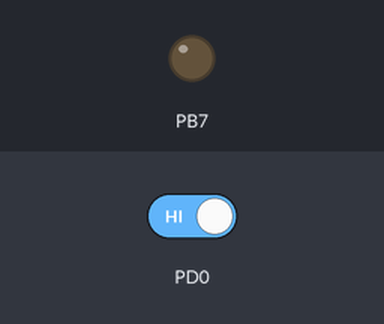
Bench run of a program on a simulated ATmega2560, built with avr-gcc and emulated at 16 MHz. Parts: output pins drawn as LEDs (lit = HIGH). The test bench sets the inputs (shaded band); at power-on: PD0 HIGH. Pins used as bus, display or sensor lines are not drawn.

Above: at 1.2 s.
1.3 s: PD0 driven LOW
At 2.2 s:
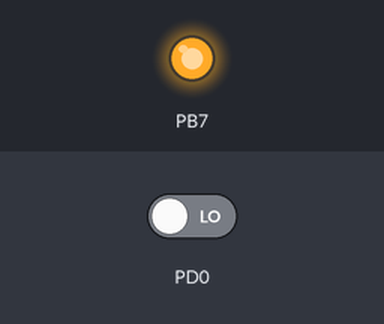
Timing chart, 0 to 4.3 s (numbered marks = the images above; inputs shaded):
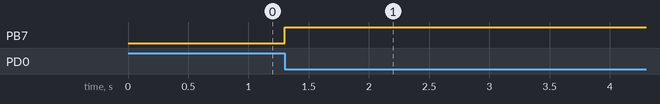

Measured:
- after the input at 1.3 s, PB7: LOW → HIGH at once

The program:

main.c
```c
#define MAIN_ROUTINE 0
#define TEST1 1
#define PROGRAM_ROUTINE TEST1

#include "dc_motor.h"
#include "utils.h"

void InitAll(void);
uint8_t angle;

int main(void){
	InitAll();
	EICRA=(1<<ISC01);
	EIMSK=(1<<INT0);
	//íàñòðîéêà ôîðìû ñèãíàëà
	sei();

	while (1)
	{
		DcMotGo(angle);
	}
}

void InitAll(void){
	//UartInit();
	//I2cInit();
	//ExpInit(EXP_DEF_ADDR);
	//AdcInit();
	DcMotInit();
	DDRB|=(1<<7);
	//StMotInit();
	//StMotGo(0);
	//_delay_ms(100);
	//sei();
}

ISR (INT0_vect)
{
	PORTB^=(1<<7);
	angle+=1;
}

// Îïðåäåëåíèå ñêîðîñòè ïî âíåøíèì ïðåðûâàíèÿì

// uint16_t speed = 0, dc_mot_enc_count = 0;

//void IntDcMotEcoderInit(void){
	//EICRA=(1<<ISC00);
	//EIMSK=(1<<INT0);
//}

//uint16_t GetSpeed(void){
//return(speed);
//}

//ISR(INT0_vect){
//dc_mot_enc_count++;
//}

//ISR(TIMER0_OVF_vect){ //isr executes every 8 ms
//if(tim2_count<25) tim2_count++; //every 200 ms
//else{
// speed = dc_mot_enc_count / something;
// dc_mot_enc_count = 0;
//}
//tim2_count=0;
//}
//}
```

dc_motor.c
```c
#include "dc_motor.h"
#include <avr/io.h>

//uint16_t tim2_count=0, dc_mot_enc_count, enc_result;
uint16_t tim2_count=0, dc_mot_enc_count[4]={0,0,0,0}, enc_result[4]={0,0,0,0};
uint8_t prev_state=0, current_state=0;

void Tim2DcMotInit(void){
	//âûâîä PH6(OC2B), PB4(OC2A)   ØÈÌ, âûâîä PH4 - íàïðàâëåíèå
	TCCR2A |= (1<<COM2A1);
	TCCR2A |= (1<<COM2B1);
	//âûâîä PH3(OC4A), PH5(OC4C)   ØÈÌ
	TCCR4A |= (1<<COM4A1);
	TCCR4A |= (1<<COM4C1);
	/* TIMER2 - íàñòðîéêà òàéìåðà: áûñòðûé ØÈÌ,
	íåèíâåðòèðîâàííûé ðåæèì, ïðåääåëèòåëü íà 1 */
	TCCR2A |= (1<<WGM20) | (1<<WGM21);
	TCCR2B |= (1<<CS20);
	/* TIMER4 - íàñòðîéêà òàéìåðà: áûñòðûé ØÈÌ,
	íåèíâåðòèðîâàííûé ðåæèì, 8 bit, TOP = 0xFF, ïðåääåëèòåëü íà 1*/
	TCCR4A |= (1 << WGM40);
	TCCR4B |= (1 << WGM42);
	TCCR4B |= (1<<CS40);
}

void DcMotInit(void){
	Tim2DcMotInit();
	IntDcMotEcoderInit();
	//DC_MOT1_SPEED_DDR|=(1<<DC_MOT1_SPEED_DDR_PIN);
	DC_MOT2_SPEED_DDR|=(1<<DC_MOT2_SPEED_DDR_PIN);
	DC_MOT3_SPEED_DDR|=(1<<DC_MOT3_SPEED_DDR_PIN);
	DC_MOT4_SPEED_DDR|=(1<<DC_MOT4_SPEED_DDR_PIN);

	DC_MOT_DIR_DDR|=(1<<DC_MOT_DIR_DDR_PIN);
}


void DcMotGo(float speed){
	if(speed>=0) DC_MOT_FOR;
	else DC_MOT_REV;
	OCR2A = (uint8_t)((abs(speed)*255)/100);
	OCR2B = (uint8_t)((abs(speed)*255)/100);
	OCR4A = (uint8_t)((abs(speed)*255)/100);
	OCR4C = (uint8_t)((abs(speed)*255)/100);
}

uint16_t* GetSpeed(void){
	return(enc_result);
}

//--------------legacy

//ISR(TIMER0_OVF_vect){ //isr executes every 8 ms
	//if(tim2_count<25) tim2_count++; //every 200 ms
	//else{
		//for(uint8_t i=0; i<4; i++){
			//enc_result[i]=(dc_mot_enc_count[i]*5*60)/220; //rev per minute
			//dc_mot_enc_count[i]=0;
		//}
		//tim2_count=0;
	//}
//}
//
//ISR(PCINT2_vect){
	//current_state=PIND;
	//if((prev_state&(1<<4))^(current_state&(1<<4))) dc_mot_enc_count[0]++;
	//if((prev_state&(1<<5))^(current_state&(1<<5))) dc_mot_enc_count[1]++;
	//if((prev_state&(1<<6))^(current_state&(1<<6))) dc_mot_enc_count[2]++;
	//if((prev_state&(1<<7))^(current_state&(1<<7))) dc_mot_enc_count[3]++;
	//prev_state=current_state;
//}

void IntDcMotEcoderInit(void){
	//PCICR=(1<<PCIE2);
	//PCMSK2=(1<<PCINT20)|(1<<PCINT21)|(1<<PCINT22)|(1<<PCINT23);
}


//uint16_t GetSpeed(void){
//return((enc_result*10*60)/220);
//}

//void SetSpeed(uint16_t dc_mot_enc_count){
//enc_result=dc_mot_enc_count;
//}

//ISR(TIMER2_OVF_vect){ //isr executes every 8 ms
//if(tim2_count<12) tim2_count++; //every 100 ms
//else{
//SetSpeed(dc_mot_enc_count);
//dc_mot_enc_count=0;
//tim2_count=0;
//}
//}


// Îïðåäåëåíèå ñêîðîñòè ïî âíåøíèì ïðåðûâàíèÿì

// uint16_t speed = 0, dc_mot_enc_count = 0;

//void IntDcMotEcoderInit(void){
//EICRA=(1<<ISC00);
//EIMSK=(1<<INT0);
//}

//uint16_t GetSpeed(void){
//return(speed);
//}

//ISR(INT0_vect){
//dc_mot_enc_count++;
//}

//ISR(TIMER0_OVF_vect){ //isr executes every 8 ms
//if(tim2_count<25) tim2_count++; //every 200 ms
//else{
// speed = dc_mot_enc_count / something;
// dc_mot_enc_count = 0;
//}
//tim2_count=0;
//}
//}
```

dc_motor.h
```c
#ifndef DC_MOTOR_H_
#define DC_MOTOR_H_

//#include "gpio_expander.h"
#include "utils.h"

//MOTOR 1
#define DC_MOT1_SPEED_DDR DDRH
#define DC_MOT1_SPEED_PORT PORTH
#define DC_MOT1_SPEED_DDR_PIN PH5
#define DC_MOT1_SPEED_PORT_PIN PORTH5

//MOTOR 2
#define DC_MOT2_SPEED_DDR DDRH
#define DC_MOT2_SPEED_PORT PORTH
#define DC_MOT2_SPEED_DDR_PIN PH3
#define DC_MOT2_SPEED_PORT_PIN PORTH3

//MOTOR 3
#define DC_MOT3_SPEED_DDR DDRB
#define DC_MOT3_SPEED_PORT PORTB
#define DC_MOT3_SPEED_DDR_PIN DDB4
#define DC_MOT3_SPEED_PORT_PIN PORTB4

//MOTOR 4
#define DC_MOT4_SPEED_DDR DDRH
#define DC_MOT4_SPEED_PORT PORTH
#define DC_MOT4_SPEED_DDR_PIN PH6
#define DC_MOT4_SPEED_PORT_PIN PORTH6

//DIRECTION
#define DC_MOT_DIR_DDR DDRH
#define DC_MOT_DIR_PORT PORTH
#define DC_MOT_DIR_DDR_PIN PH4
#define DC_MOT_DIR_PORT_PIN PORTH4

#define MOVE_FOR 1
#define MOVE_REV 0
#define DC_MOT_REV DC_MOT_DIR_PORT|=(1<<DC_MOT_DIR_PORT_PIN)
#define DC_MOT_FOR DC_MOT_DIR_PORT&=~(1<<DC_MOT_DIR_PORT_PIN)

void Tim2DcMotInit(void);
void DcMotInit(void);
void IntDcMotEcoderInit(void); //110 points per 1 rev
void DcMotGo(float speed);
uint16_t* GetSpeed(void);
void SetSpeed(uint16_t dc_mot_enc_count, uint8_t i);
//uint16_t GetSpeed(void);
//void SetSpeed(uint16_t dc_mot_enc_count);

#endif /* DC_MOT_H_ */
```

utils.h
```c
/*
 * utils.h
 *
 * Created: 11.03.2022 17:44:45
 *  Author: Michael
 */


#ifndef UTILS_H_
#define UTILS_H_

#include <avr/io.h>
#define F_CPU 16000000
#include <util/delay.h>
#include <avr/interrupt.h>
#include <stdlib.h>

uint8_t Digit(uint16_t d, uint8_t m);
uint16_t FindMiddleValue(uint16_t a, uint16_t b, uint16_t c);
uint16_t FindMaxValue(uint16_t a, uint16_t b, uint16_t c);
uint16_t FindMinValue(uint16_t a, uint16_t b, uint16_t c);

#endif /* UTILS_H_ */
```

utils.c
```c
#include "utils.h"

uint8_t Digit(uint16_t d, uint8_t m){
	uint8_t i=5, a;
	while(i){ //öèêë ïî ðàçðÿäàì ÷èñëà
		a=d%10; //âûäåëÿåì î÷åðåäíîé ðàçðÿä
		//âûäåëåí çàäàííûé ðàçðÿä - óõîäèì
		if(i-- == m) break;
		d /= 10; //óìåíüøàåì ÷èñëî â 10 ðàç
	}
	return(a);
}

uint16_t FindMiddleValue(uint16_t a, uint16_t b, uint16_t c){
	if(a>b){
		if(b>c){
			return(b);
		}
		else if(a>c){
			return(c);
		}
		else{
			return(a);
		}
	}
	else{
		if(a>c){
			return(a);
		}
		else if(b>c){
			return(c);
		}
		else{
			return(b);
		}
	}
}

uint16_t FindMaxValue(uint16_t a, uint16_t b, uint16_t c){
	if(a>b){
		if(b>c){
			return(a);
		}
		else if(c>a){
			return(c);
		}
		else{
			return(a);
		}
	}
	else{
		if(b>c){
			return(b);
		}
		else{
			return(c);
		}
	}
}

uint16_t FindMinValue(uint16_t a, uint16_t b, uint16_t c){
	if(a<b){
		if(b<c){
			return(a);
		}
		else if(c<a){
			return(c);
		}
		else{
			return(a);
		}
	}
	else{
		if(b<c){
			return(b);
		}
		else{
			return(c);
		}
	}
}
```
